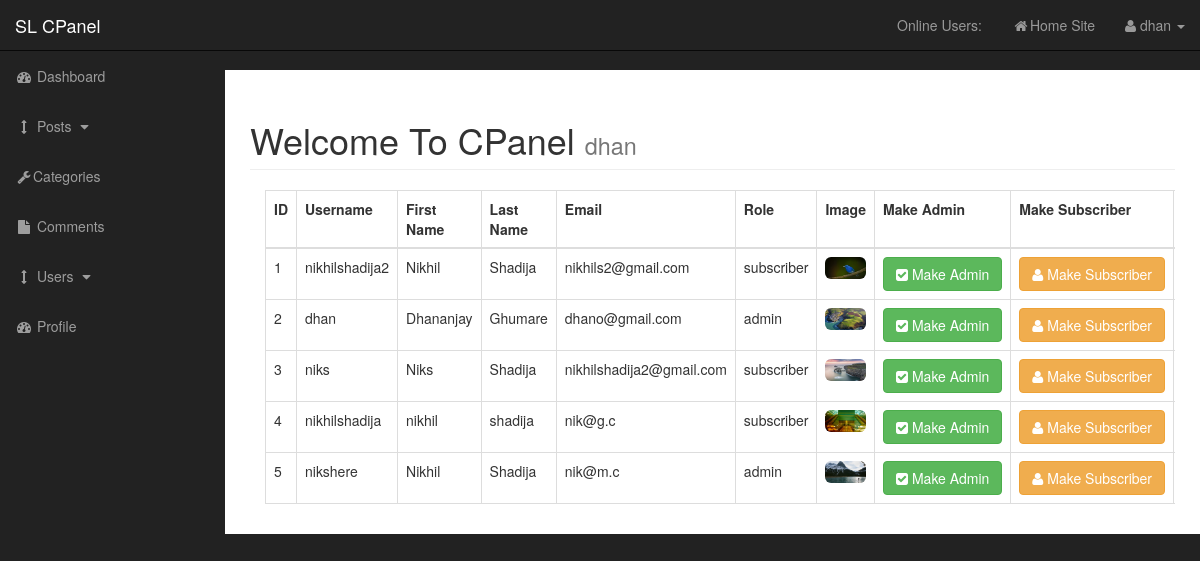
Screenshot of /admin/users.php (signed in) with the database file from the repository.
### tables this page shows
CREATE TABLE `users` (
  `user_id` int(11) NOT NULL,
  `username` varchar(255) NOT NULL,
  `user_password` varchar(255) NOT NULL,
  `user_firstname` varchar(255) NOT NULL,
  `user_lastname` varchar(255) NOT NULL,
  `user_email` varchar(255) NOT NULL,
  `user_image` text NOT NULL,
  `user_role` varchar(255) NOT NULL
);

### admin/includes/users/view-all-users.php (the view, shortened to what this page needs)
<div class="col-xs-12 table-responsive">
    <table class="table table-bordered table-hover">
        <tr>
            <th>ID</th>
            <th>Username</th>
            <th>First Name</th>
            <th>Last Name</th>
            <th>Email</th>
            <th>Role</th>
            <th>Image</th>
            <th>Make Admin</th>
            <th>Make Subscriber</th>
        </tr>
        <tbody>
        <?php
            $query = "SELECT * FROM users";
            $select_all_users_query = mysqli_query($connection, $query);
            while($row = mysqli_fetch_assoc($select_all_users_query)) {
                    $user_id = $row['user_id'];
                    $username = $row['username'];
                    $user_firstname = $row['user_firstname'];
                    $user_lastname = $row['user_lastname'];
                    $user_email = $row['user_email'];
                    $user_role = $row['user_role'];
                    $user_image = $row['user_image'];
                    echo "<tr>";
                    echo "<td>$user_id</td>";
                    echo "<td>$username</td>";
                    echo "<td>$user_firstname</td>";
                    echo "<td>$user_lastname</td>";
                    echo "<td>$user_email</td>";
                    echo "<td>$user_role</td>";
                    echo "<td><img src='images/users/$user_image' alt = '$username' class = 'img-responsive img-rounded' width = '120px'/></td>";
                    echo "<td><a href='users.php?admin=$user_id' class='btn btn-success'><span class='fa  fa-check-square'></span> Make Admin</a></td>";
                    echo "<td><a href='users.php?subscriber=$user_id' class='btn btn-warning'><span class='fa fa-user'></span> Make Subscriber</a></td>";
                    echo "</tr>";
            }
        ?>
        </tbody>
    </table>
</div>

### admin/css/sb-admin.css (style rules this page uses)
body { margin-top: 100px; background-color: #222; }
@media (min-width:768px) { body { margin-top: 50px; } }

### rows the page displays
users: user_id "1", username "nikhilshadija2", user_firstname "Nikhil", user_lastname "Shadija", user_email "nikhils2@gmail.com", user_role "subscriber", user_image (picture)
users: user_id "2", username "dhan", user_firstname "Dhananjay", user_lastname "Ghumare", user_email "dhano@gmail.com", user_role "admin", user_image (picture)
users: user_id "3", username "niks", user_firstname "Niks", user_lastname "Shadija", user_email "nikhilshadija2@gmail.com", user_role "subscriber", user_image (picture)
users: user_id "4", username "nikhilshadija", user_firstname "nikhil", user_lastname "shadija", user_email "nik@g.c", user_role "subscriber", user_image (picture)
users: user_id "5", username "nikshere", user_firstname "Nikhil", user_lastname "Shadija", user_email "nik@m.c", user_role "admin", user_image (picture)

### other values shown
$username "dhan"
